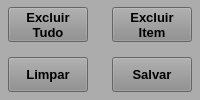
        <widget class="QWidget" name="widget_5" native="true">
         <property name="minimumSize">
          <size>
           <width>0</width>
           <height>0</height>
          </size>
         </property>
         <property name="maximumSize">
          <size>
           <width>16777215</width>
           <height>16777215</height>
          </size>
         </property>
         <property name="styleSheet">
          <string notr="true">background-color: rgb(172, 172, 172);</string>
         </property>
         <layout class="QVBoxLayout" name="verticalLayout_3">
          <property name="leftMargin">
           <number>3</number>
          </property>
          <property name="topMargin">
           <number>3</number>
          </property>
          <property name="rightMargin">
           <number>3</number>
          </property>
          <property name="bottomMargin">
           <number>3</number>
          </property>
          <item>
           <widget class="QWidget" name="widget_14" native="true">
            <layout class="QHBoxLayout" name="horizontalLayout_7">
             <property name="spacing">
              <number>5</number>
             </property>
             <property name="leftMargin">
              <number>5</number>
             </property>
             <property name="topMargin">
              <number>3</number>
             </property>
             <property name="rightMargin">
              <number>5</number>
             </property>
             <property name="bottomMargin">
              <number>3</number>
             </property>
             <item>
              <widget class="QPushButton" name="btn_ExcluirTudo">
               <property name="sizePolicy">
                <sizepolicy hsizetype="Fixed" vsizetype="Preferred">
                 <horstretch>0</horstretch>
                 <verstretch>0</verstretch>
                </sizepolicy>
               </property>
               <property name="minimumSize">
                <size>
                 <width>80</width>
                 <height>35</height>
                </size>
               </property>
               <property name="maximumSize">
                <size>
                 <width>80</width>
                 <height>35</height>
                </size>
               </property>
               <property name="font">
                <font>
                 <pointsize>10</pointsize>
                 <weight>75</weight>
                 <bold>true</bold>
                </font>
               </property>
               <property name="cursor">
                <cursorShape>PointingHandCursor</cursorShape>
               </property>
               <property name="layoutDirection">
                <enum>Qt::LeftToRight</enum>
               </property>
               <property name="autoFillBackground">
                <bool>false</bool>
               </property>
               <property name="styleSheet">
                <string notr="true">background-color: rgb(141, 141, 141);</string>
               </property>
               <property name="text">
                <string>Excluir
Tudo</string>
               </property>
               <property name="checkable">
                <bool>false</bool>
               </property>
               <property name="autoDefault">
                <bool>false</bool>
               </property>
               <property name="default">
                <bool>false</bool>
               </property>
               <property name="flat">
                <bool>false</bool>
               </property>
              </widget>
             </item>
             <item>
              <widget class="QLabel" name="label_8">
               <property name="text">
                <string/>
               </property>
              </widget>
             </item>
             <item>
              <widget class="QPushButton" name="btn_ExcluirItem">
               <property name="sizePolicy">
                <sizepolicy hsizetype="Fixed" vsizetype="Preferred">
                 <horstretch>0</horstretch>
                 <verstretch>0</verstretch>
                </sizepolicy>
               </property>
               <property name="minimumSize">
                <size>
                 <width>80</width>
                 <height>35</height>
                </size>
               </property>
               <property name="maximumSize">
                <size>
                 <width>80</width>
                 <height>35</height>
                </size>
               </property>
               <property name="font">
                <font>
                 <pointsize>10</pointsize>
                 <weight>75</weight>
                 <bold>true</bold>
                </font>
               </property>
               <property name="cursor">
                <cursorShape>PointingHandCursor</cursorShape>
               </property>
               <property name="layoutDirection">
                <enum>Qt::LeftToRight</enum>
               </property>
               <property name="autoFillBackground">
                <bool>false</bool>
               </property>
               <property name="styleSheet">
                <string notr="true">background-color: rgb(141, 141, 141);</string>
               </property>
               <property name="text">
                <string>Excluir
Item</string>
               </property>
               <property name="checkable">
                <bool>false</bool>
               </property>
               <property name="autoDefault">
                <bool>false</bool>
               </property>
               <property name="default">
                <bool>false</bool>
               </property>
               <property name="flat">
                <bool>false</bool>
               </property>
              </widget>
             </item>
            </layout>
           </widget>
          </item>
          <item>
           <widget class="QWidget" name="widget_15" native="true">
            <layout class="QHBoxLayout" name="horizontalLayout_8">
             <property name="spacing">
              <number>5</number>
             </property>
             <property name="leftMargin">
              <number>5</number>
             </property>
             <property name="topMargin">
              <number>3</number>
             </property>
             <property name="rightMargin">
              <number>5</number>
             </property>
             <property name="bottomMargin">
              <number>3</number>
             </property>
             <item>
              <widget class="QPushButton" name="btn_Limpar">
               <property name="sizePolicy">
                <sizepolicy hsizetype="Fixed" vsizetype="Preferred">
                 <horstretch>0</horstretch>
                 <verstretch>0</verstretch>
                </sizepolicy>
               </property>
               <property name="minimumSize">
                <size>
                 <width>80</width>
                 <height>35</height>
                </size>
               </property>
               <property name="maximumSize">
                <size>
                 <width>80</width>
                 <height>35</height>
                </size>
               </property>
               <property name="font">
                <font>
                 <pointsize>10</pointsize>
                 <weight>75</weight>
                 <bold>true</bold>
                </font>
               </property>
               <property name="cursor">
                <cursorShape>PointingHandCursor</cursorShape>
               </property>
               <property name="layoutDirection">
                <enum>Qt::LeftToRight</enum>
               </property>
               <property name="autoFillBackground">
                <bool>false</bool>
               </property>
               <property name="styleSheet">
                <string notr="true">background-color: rgb(141, 141, 141);</string>
               </property>
               <property name="text">
                <string>Limpar</string>
               </property>
               <property name="checkable">
                <bool>false</bool>
               </property>
               <property name="autoDefault">
                <bool>false</bool>
               </property>
               <property name="default">
                <bool>false</bool>
               </property>
               <property name="flat">
                <bool>false</bool>
               </property>
              </widget>
             </item>
             <item>
              <widget class="QLabel" name="label_7">
               <property name="text">
                <string/>
               </property>
              </widget>
             </item>
             <item>
              <widget class="QPushButton" name="btn_Salvar">
               <property name="sizePolicy">
                <sizepolicy hsizetype="Preferred" vsizetype="Preferred">
                 <horstretch>0</horstretch>
                 <verstretch>0</verstretch>
                </sizepolicy>
               </property>
               <property name="minimumSize">
                <size>
                 <width>80</width>
                 <height>35</height>
                </size>
               </property>
               <property name="maximumSize">
                <size>
                 <width>80</width>
                 <height>35</height>
                </size>
               </property>
               <property name="font">
                <font>
                 <pointsize>10</pointsize>
                 <weight>75</weight>
                 <bold>true</bold>
                </font>
               </property>
               <property name="cursor">
                <cursorShape>PointingHandCursor</cursorShape>
               </property>
               <property name="layoutDirection">
                <enum>Qt::LeftToRight</enum>
               </property>
               <property name="autoFillBackground">
                <bool>false</bool>
               </property>
               <property name="styleSheet">
                <string notr="true">background-color: rgb(141, 141, 141);</string>
               </property>
               <property name="text">
                <string>Salvar</string>
               </property>
               <property name="checkable">
                <bool>false</bool>
               </property>
               <property name="autoDefault">
                <bool>false</bool>
               </property>
               <property name="default">
                <bool>false</bool>
               </property>
               <property name="flat">
                <bool>false</bool>
               </property>
              </widget>
             </item>
            </layout>
           </widget>
          </item>
         </layout>
        </widget>
